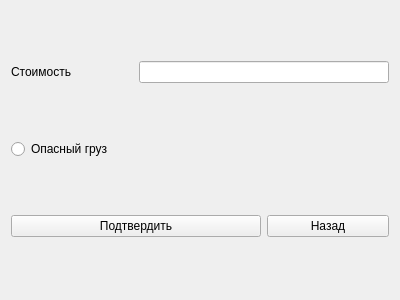
<?xml version="1.0" encoding="UTF-8"?>
<ui version="4.0">
 <class>Cost</class>
 <widget class="QWidget" name="Cost">
  <property name="geometry">
   <rect>
    <x>0</x>
    <y>0</y>
    <width>400</width>
    <height>300</height>
   </rect>
  </property>
  <property name="windowTitle">
   <string>Form</string>
  </property>
  <layout class="QGridLayout" name="gridLayout">
   <item row="0" column="0">
    <widget class="QLabel" name="label">
     <property name="text">
      <string>Стоимость</string>
     </property>
    </widget>
   </item>
   <item row="0" column="1" colspan="2">
    <widget class="QLineEdit" name="lineEdit"/>
   </item>
   <item row="1" column="0" colspan="3">
    <widget class="QRadioButton" name="radioButton">
     <property name="text">
      <string>Опасный груз</string>
     </property>
    </widget>
   </item>
   <item row="2" column="0" colspan="2">
    <widget class="QPushButton" name="accept_pushButton">
     <property name="text">
      <string>Подтвердить</string>
     </property>
    </widget>
   </item>
   <item row="2" column="2">
    <widget class="QPushButton" name="back_pushButton_2">
     <property name="text">
      <string>Назад</string>
     </property>
    </widget>
   </item>
  </layout>
 </widget>
 <resources/>
 <connections/>
</ui>
